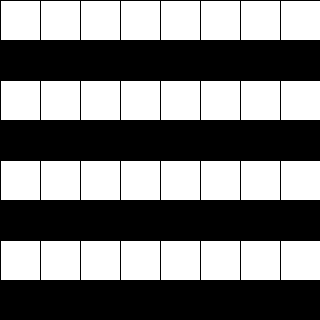
Frame 1 (no input)
Frame 60 (the mouse pressed at the canvas centre just before this capture): identical to frame 1, image omitted
Frame 120 (the mouse held since frame 60 and released just before this capture): identical to frame 1, image omitted

The Processing sketch that drew this single still picture (run headless with seeded random() and noise(); from frame 60 on, the mouse is pressed at the canvas centre):

// Processing sketch: TaskSix
// ── TaskSix.pde
int[][] board = new int[8][8];
int sideLength;

void setup() {
  size(320,320);
  
  for (int i = 0; i < board.length;i++) {
    for (int j = 0; j < board[i].length;j++) {
      if ((j+10)%2 != 0) {
        board[i][j] = 0;  
      }
      else {
        board[i][j] = 1;  
      }
    }
  }
}

void draw() {
  sideLength = 40;
  
  for(int x = 0; x < board.length; x++) {
    for(int y = 0; y < board[x].length; y++) {
      if (board[x][y] == 0) {
        fill(0);
      }
      else {
        fill(255);
      }
      rect(x*sideLength, y*sideLength, sideLength, sideLength);  
    }
  }
}
